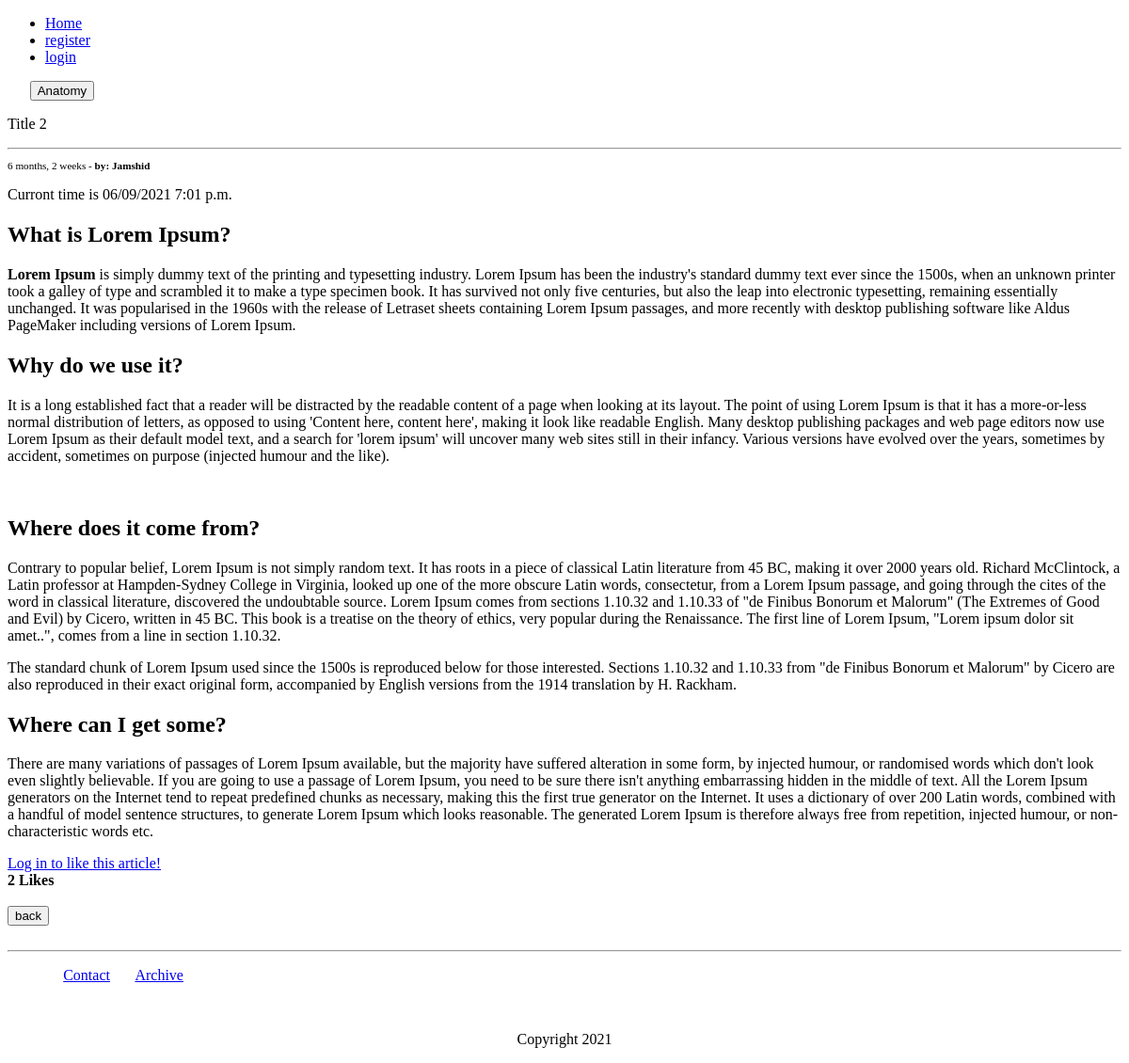
The page /detail/title-2 on the database as committed earlier.
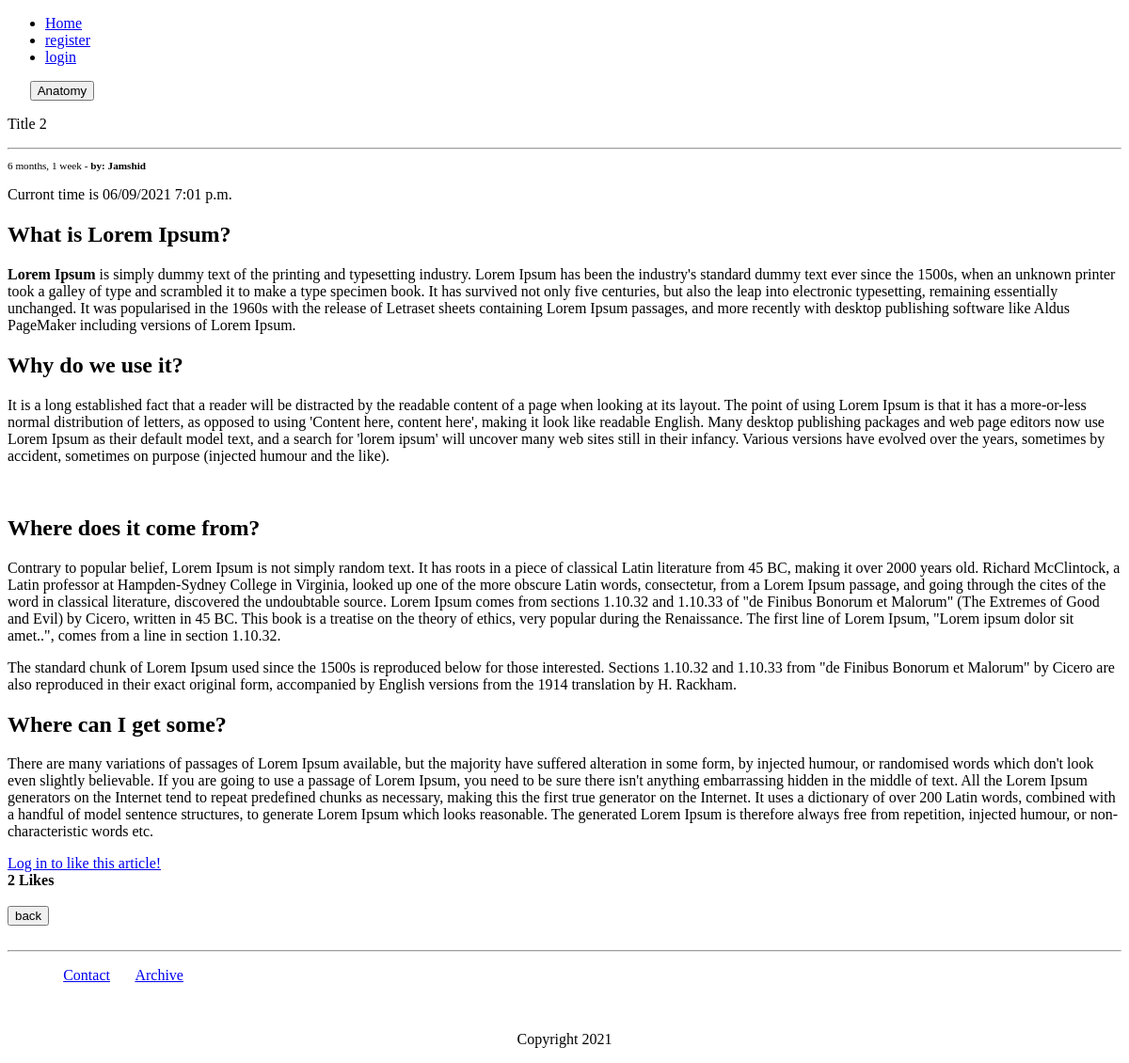
The same page on the database as committed later.
### core/models.py (models this page shows, shortened)
class Blog(models.Model):
    blog_title     = models.CharField(max_length=350, verbose_name='Title', unique=True)
    blog_slug      = models.SlugField(max_length=350)
    blog_title_tag = models.CharField(max_length=350, verbose_name='Title Tag')
    blog_body      = models.TextField(verbose_name='Body')
    blog_author   = models.ForeignKey(User, on_delete=models.SET_NULL, blank=True, null=True, verbose_name='Author')
    blog_category = models.ForeignKey(Category, on_delete=models.CASCADE, default=1)
    blog_like     = models.ManyToManyField(User, related_name='blog_like')
    blog_published = models.DateTimeField(auto_now_add=True)
    blog_updated   = models.DateTimeField(auto_now=True)
    class Meta:
        verbose_name_plural = 'Blogs'
    def is_updated(self):
        state = False
        if self.blog_published == self.blog_updated:
            return self.blog_published
        else:
            return self.blog_updated
    def total_likes(self):
        return self.blog_like.count()

class Category(models.Model):
    category_name = models.CharField(max_length=200, unique=True)
    category_slug = models.SlugField(max_length=200)
    class Meta:
        verbose_name_plural = 'Categories'
    def __str__(self):
        return self.category_name

### core/views.py (the view)
# urls.py: path('detail/<slug:blog_slug>', ArticleDetailView.as_view(), name='blog-detail'),
class ArticleDetailView(DetailView):
    model = Blog
    slug_field = 'blog_slug'
    slug_url_kwarg = 'blog_slug'
    template_name = 'blog-detail.html'
    def get_context_data(self, **kwargs):
        context = super().get_context_data(**kwargs)
        prev_url = self.request.GET.get('next', '')
        context['prev_url'] = prev_url
        obj = Blog.objects.get(blog_slug=self.kwargs['blog_slug'])
        category = Category.objects.get(category_name=obj.blog_category)
        context['category']=category
        likes_connected = get_object_or_404(Blog, blog_slug=self.kwargs['blog_slug'])
        liked=False
        if likes_connected.blog_like.filter(id=self.request.user.id).exists():
            liked=True
        context['total_likes']=likes_connected.total_likes()
        context['is_liked']=liked
        return context

### templates/blog-detail.html (shortened to what this page needs)
{% extends 'base.html' %}
{% block content %}
<a href="{% url 'Core:category' category.category_slug %}" style="margin-left: 2%"><button>{{ object.blog_category }}</button></a>
    <p>{{ object.blog_title|title }}</p>
    <hr>
    <p style="font-size: 70%">{{ object.is_updated|timesince }} - <strong>by: {{ object.blog_author|default_if_none:"Author" }}</strong></p>
    <p>Curront time is {% now "SHORT_DATETIME_FORMAT" %}</p>
    <p>{{ object.blog_body|safe|urlize }}</p>
    {% if request.user.is_authenticated %}
        <form action="{% url 'Core:blog-like' object.blog_slug %}" method="post">
            {% csrf_token %}
            {% if is_liked %}
                <button type="submit" name="blog_id" value="{{ object.id }}" class="btn btn-info" >Unlike</button>
            {% else %}
                <button type="submit" name="blog_id" value="{{ object.id }}" class="btn btn-info" >Like</button>
            {% endif %}
        </form>
    {% else %}
        <a class="btn btn-outline-info" href="{% url 'login' %}?next={{request.path}}">Log in to like this article!</a><br>
    {% endif %}
    <strong> {{ total_likes }} Like{{ total_likes|pluralize }}</strong>
        <br><br>
    {% if prev_url %}
        <a href="{{ prev_url }}"><button type="button">back</button></a>
    {% else %}
        <a href="{% url 'Core:home' %}"><button type="button">back</button></a>
    {% endif %}
{% endblock content %}

Rows that differ between the two databases and show on the page:
changed Blog "Title 2": is_updated "6 months, 2 weeks" → "6 months, 1 week"
